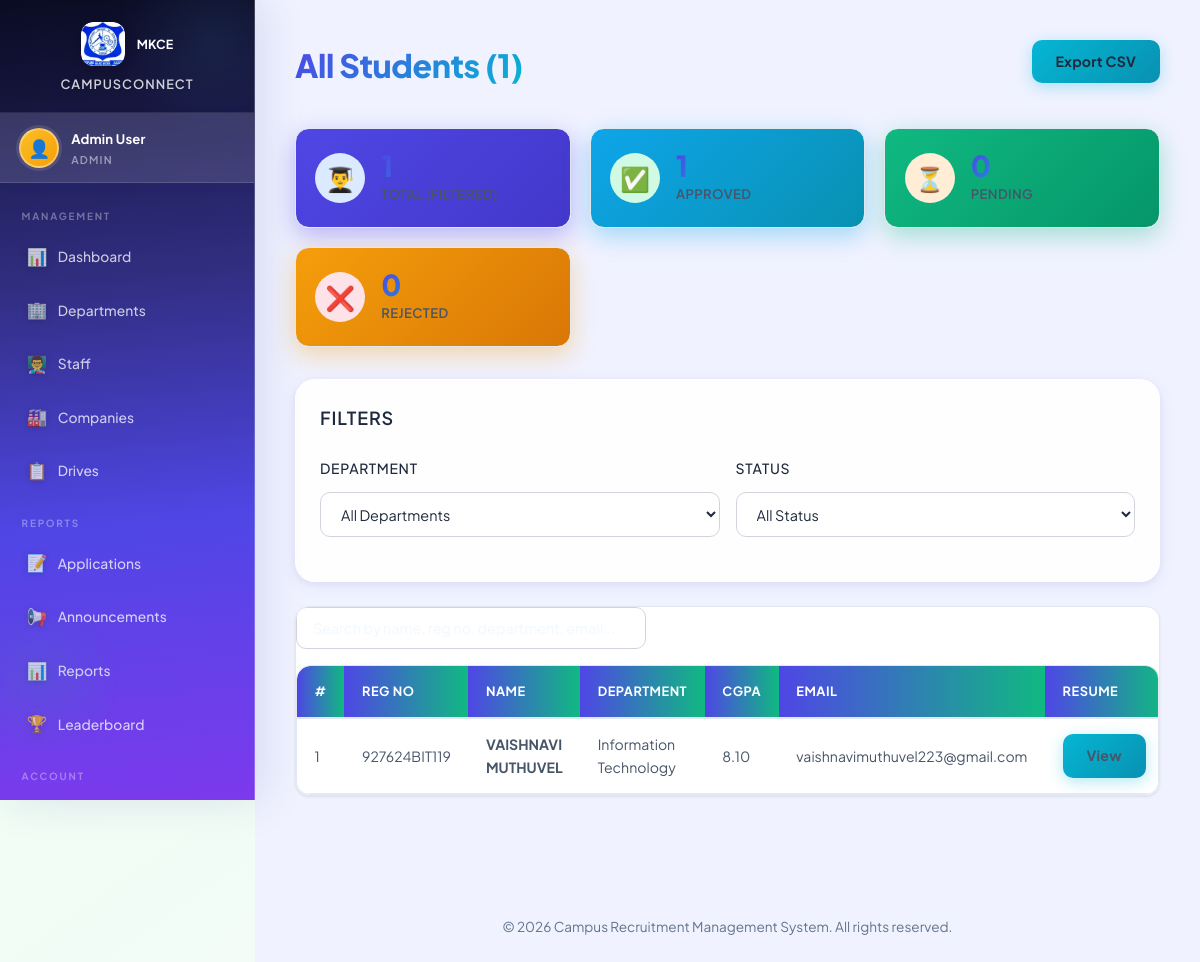
/admin/students.php (signed in), run on the app's committed database.
### tables this page shows
CREATE TABLE `students` (
  `student_id` int(11) NOT NULL,
  `name` varchar(100) NOT NULL,
  `reg_no` varchar(50) NOT NULL,
  `dept_id` int(11) NOT NULL,
  `cgpa` decimal(4,2) NOT NULL DEFAULT 0.00,
  `email` varchar(100) NOT NULL,
  `phone` varchar(20) DEFAULT NULL,
  `batch_year` int(11) DEFAULT NULL,
  `backlogs` int(11) DEFAULT 0,
  `cleared_backlogs` int(11) DEFAULT 0,
  `dob` date DEFAULT NULL,
  `address` text DEFAULT NULL,
  `father_name` varchar(255) DEFAULT NULL,
  `mother_name` varchar(255) DEFAULT NULL,
  `mentor_name` varchar(255) DEFAULT NULL,
  `class_advisor_name` varchar(255) DEFAULT NULL,
  `father_phone` varchar(20) DEFAULT NULL,
  `mother_phone` varchar(20) DEFAULT NULL,
  `current_semester` int(11) DEFAULT 1,
  `skill_category` varchar(32) DEFAULT NULL,
  `tenth_percentage` decimal(5,2) DEFAULT NULL,
  `twelfth_percentage` decimal(5,2) DEFAULT NULL,
  `school_name` varchar(255) DEFAULT NULL,
  `mother_occupation` varchar(255) DEFAULT NULL,
  `father_occupation` varchar(255) DEFAULT NULL,
  `parents_phone` varchar(20) DEFAULT NULL,
  `github_link` varchar(255) DEFAULT NULL,
  `linkedin_link` varchar(255) DEFAULT NULL,
  `hackerrank_score` int(11) DEFAULT NULL,
  `cgpa_sem8` decimal(4,2) DEFAULT NULL,
  `cgpa_sem7` decimal(4,2) DEFAULT NULL,
  `cgpa_sem6` decimal(4,2) DEFAULT NULL,
  `cgpa_sem5` decimal(4,2) DEFAULT NULL,
  `cgpa_sem4` decimal(4,2) DEFAULT NULL,
  `cgpa_sem3` decimal(4,2) DEFAULT NULL,
  `cgpa_sem2` decimal(4,2) DEFAULT NULL,
  `cgpa_sem1` decimal(4,2) DEFAULT NULL,
  `password` varchar(255) NOT NULL,
  `resume` varchar(255) DEFAULT NULL,
  `profile_pic` varchar(255) DEFAULT NULL,
  `verification_status` enum('pending','approved','rejected') NOT NULL DEFAULT 'pending',
  `created_at` timestamp NOT NULL DEFAULT current_timestamp()
);

CREATE TABLE `departments` (
  `dept_id` int(11) NOT NULL,
  `dept_name` varchar(100) NOT NULL
);

### admin/students.php (the view, shortened to what this page needs)
<?php
require_once '../config/db.php';
$status_filter = $_GET['status'] ?? 'all';
$where = "WHERE 1=1";
$params = [];
$stmt = $conn->prepare("
    SELECT s.*, d.dept_name,
        (SELECT COUNT(*) FROM applications WHERE student_id = s.student_id) AS total_applications,
        (SELECT COUNT(*) FROM applications WHERE student_id = s.student_id AND final_status = 'selected') AS selected_count
    FROM students s
    JOIN departments d ON s.dept_id = d.dept_id
    $where
    ORDER BY d.dept_name, s.name
");
$stmt->execute($params);
$students = $stmt->fetchAll();
$totalStudents = count($students);
$approvedCount = 0;
$pendingCount = 0;
$rejectedCount = 0;
foreach ($students as $s) {
    if ($s['verification_status'] === 'approved') $approvedCount++;
    elseif ($s['verification_status'] === 'pending') $pendingCount++;
    else $rejectedCount++;
}
include '../includes/header.php';
?>
<div class="main-content-wrapper">
<div class="page-wrapper">
    <div class="container">
        <div class="page-header">
            <h2>All Students (<?= $totalStudents ?>)</h2>
            <button type="button" class="btn btn-info" onclick="toggleExport()">Export CSV</button>
        </div>
        <div class="stats-grid">
            <div class="stat-card">
                <div class="stat-icon blue">👨‍🎓</div>
                <div class="stat-info">
                    <h3><?= $totalStudents ?></h3>
                    <p>Total (filtered)</p>
                </div>
            </div>
            <div class="stat-card">
                <div class="stat-icon green">✅</div>
                <div class="stat-info">
                    <h3><?= $approvedCount ?></h3>
                    <p>Approved</p>
                </div>
            </div>
            <div class="stat-card">
                <div class="stat-icon orange">⏳</div>
                <div class="stat-info">
                    <h3><?= $pendingCount ?></h3>
                    <p>Pending</p>
                </div>
            </div>
            <div class="stat-card">
                <div class="stat-icon red">❌</div>
                <div class="stat-info">
                    <h3><?= $rejectedCount ?></h3>
                    <p>Rejected</p>
                </div>
            </div>
        </div>
        <div class="glass-card">
            <div class="glass-card-header">Filters</div>
            <form method="GET" class="filters-section">
                <div class="form-group">
                    <label>Department</label>
                    <select name="dept" onchange="this.form.submit()">
                        <option value="all">All Departments</option>
                    </select>
                </div>
                <div class="form-group">
                    <label>Status</label>
                    <select name="status" onchange="this.form.submit()">
                        <option value="all" <?= $status_filter === 'all' ? 'selected' : '' ?>>All Status</option>
                    </select>
                </div>
            </form>
        </div>
        <div class="table-wrapper">
            <input type="text" class="table-search" placeholder="Search by name, reg no, department, email...">
            <div class="table-responsive">
                <table>
                    <thead>
                        <tr>
                            <th>#</th>
                            <th>Reg No</th>
                            <th>Name</th>
                            <th>Department</th>
                            <th>CGPA</th>
                            <th>Email</th>
                            <th>Resume</th>
                        </tr>
                    </thead>
                    <tbody>
                        <?php $i = 1; foreach ($students as $s): ?>
                        <tr>
                            <td><?= $i++ ?></td>
                            <td><?= htmlspecialchars($s['reg_no']) ?></td>
                            <td><strong><?= htmlspecialchars($s['name']) ?></strong></td>
                            <td><?= htmlspecialchars($s['dept_name']) ?></td>
                            <td><?= number_format($s['cgpa'], 2) ?></td>
                            <td><?= htmlspecialchars($s['email']) ?></td>
                            <td>
                                <?php if ($s['resume']): ?>
                                    <a href="/campuss/uploads/resumes/<?= htmlspecialchars($s['resume']) ?>" target="_blank" class="btn btn-info btn-sm">View</a>
                                <?php else: ?>
                                    <span class="badge badge-secondary">None</span>
                                <?php endif; ?>
                            </td>
                        </tr>
                        <?php endforeach; ?>
                    </tbody>
                </table>
            </div>
        </div>
    </div>
</div>
<?php include '../includes/footer.php'; ?>

### css/modern-design.css (style rules this page uses)
:root { --color-bg-primary: #ffffff; --color-bg-secondary: #f5f7fa; --color-bg-tertiary: #eff2f5; --color-text-primary: #1f2937; --color-text-secondary: #6b7280; --color-text-tertiary: #9ca3af; --color-bg-primary-dark: #0f172a; --color-bg-secondary-dark: #1e293b; --color-bg-tertiary-dark: #334155; --color-text-primary-dark: #f1f5f9; --color-text-secondary-dark: #cbd5e1; --color-text-tertiary-dark: #94a3b8; --gradient-primary: linear-gradient(135deg, #3b82f6 0%, #2563eb 100%); --gradient-secondary: linear-gradient(135deg, #10b981 0%, #059669 100%); --gradient-tertiary: linear-gradient(135deg, #f59e0b 0%, #d97706 100%); --gradient-quaternary: linear-gradient(135deg, #8b5cf6 0%, #7c3aed 100%); --gradient-warm: linear-gradient(135deg, #06b6d4 0%, #0891b2 100%); --neon-purple: #6366f1; --neon-cyan: #0891b2; --neon-pink: #ec4899; --neon-blue: #3b82f6; --shadow-sm: 0 2px 8px rgba(31, 41, 55, 0.08); --shadow-md: 0 4px 16px rgba(31, 41, 55, 0.10); --shadow-lg: 0 8px 32px rgba(31, 41, 55, 0.12); --shadow-xl: 0 20px 48px rgba(31, 41, 55, 0.15); --glow-soft: 0 0 20px rgba(59, 130, 246, 0.2); --glow-medium: 0 0 40px rgba(59, 130, 246, 0.3); --glow-strong: 0 0 60px rgba(59, 130, 246, 0.4); --radius-sm: 8px; --radius-md: 12px; --radius-lg: 16px; --radius-xl: 24px; --radius-full: 9999px; --space-1: 4px; --space-2: 8px; --space-3: 12px; --space-4: 16px; --space-5: 20px; --space-6: 24px; --space-8: 32px; --space-10: 40px; --space-12: 48px; --transition-fast: 150ms cubic-bezier(0.4, 0, 0.2, 1); --transition-base: 250ms cubic-bezier(0.4, 0, 0.2, 1); --transition-slow: 350ms cubic-bezier(0.4, 0, 0.2, 1); }
:root[data-theme="light"], body:not(.dark-mode) { --active-bg-primary: var(--color-bg-primary); --active-bg-secondary: var(--color-bg-secondary); --active-bg-tertiary: var(--color-bg-tertiary); --active-text-primary: var(--color-text-primary); --active-text-secondary: var(--color-text-secondary); --active-text-tertiary: var(--color-text-tertiary); }
* { margin: 0; padding: 0; box-sizing: border-box; }
html { scroll-behavior: smooth; }
body { font-family: -apple-system, BlinkMacSystemFont, 'Segoe UI', 'Roboto', 'Oxygen', 'Ubuntu', 'Cantarell', 'Fira Sans', 'Droid Sans', 'Helvetica Neue', sans-serif; background-color: var(--active-bg-primary); color: var(--active-text-primary); line-height: 1.6; transition: background-color var(--transition-base), color var(--transition-base); overflow-x: hidden; }
:root[data-theme="light"] body { background-color: var(--color-bg-primary); }
.form-group { margin-bottom: var(--space-5); }
.stats-grid { display: grid; grid-template-columns: repeat(auto-fit, minmax(260px, 1fr)); gap: var(--space-6); margin-bottom: var(--space-8); }
.stat-card { background: var(--color-bg-primary); border: 1px solid rgba(102, 126, 234, 0.15); border-radius: var(--radius-lg); padding: var(--space-6); display: flex; gap: var(--space-4); transition: all var(--transition-base); position: relative; overflow: hidden; backdrop-filter: blur(10px); }
.stat-card::before { content: ''; position: absolute; top: 0; left: 0; width: 100%; height: 100%; background: linear-gradient(135deg, rgba(255, 255, 255, 0.1), transparent); opacity: 0; transition: opacity var(--transition-base); pointer-events: none; }
.stat-icon { width: 64px; height: 64px; border-radius: var(--radius-lg); display: flex; align-items: center; justify-content: center; flex-shrink: 0; color: white; }

### css/sidebar-fix.css (style rules this page uses)
*, *::before, *::after { box-sizing: border-box; }
html, body { margin: 0; padding: 0; overflow-x: hidden; width: 100%; font-family: 'Poppins', 'Segoe UI', sans-serif; }
body { background: #f0f4ff !important; }

### css/all-modules.css (style rules this page uses)
:root { --c-bg: #f0f4ff; --c-white: #ffffff; --c-border: #e2e8f0; --c-border-h: #93c5fd; --c-text: #1e293b; --c-muted: #64748b; --c-radius: 18px; --c-shadow: 0 2px 16px rgba(30,58,138,0.06); --c-shadow-h: 0 10px 36px rgba(37,99,235,0.12); --s-1: #2563eb; --s-2: #1d4ed8; --s-grad: linear-gradient(135deg,#2563eb,#1d4ed8); --t-1: #7c3aed; --t-2: #6d28d9; --t-grad: linear-gradient(135deg,#7c3aed,#6d28d9); --a-1: #4f46e5; --a-2: #4338ca; --a-grad: linear-gradient(135deg,#4f46e5,#4338ca); }
body, .sidebar, .login-card, .stud-card { transition: background 0.4s cubic-bezier(.4,0,.2,1), color 0.4s cubic-bezier(.4,0,.2,1), box-shadow 0.4s; }

### data on the page
students: reg_no "927624BIT119", name "VAISHNAVI MUTHUVEL", dept.dept_name "Information Technology", cgpa "8.10", email "vaishnavimuthuvel223@gmail.com"

### other printed values
$_SESSION['name'] "Admin User"
$_SESSION['role'] "ADMIN"
$totalStudents "1"
$approvedCount "1"
$pendingCount "0"
$rejectedCount "0"
